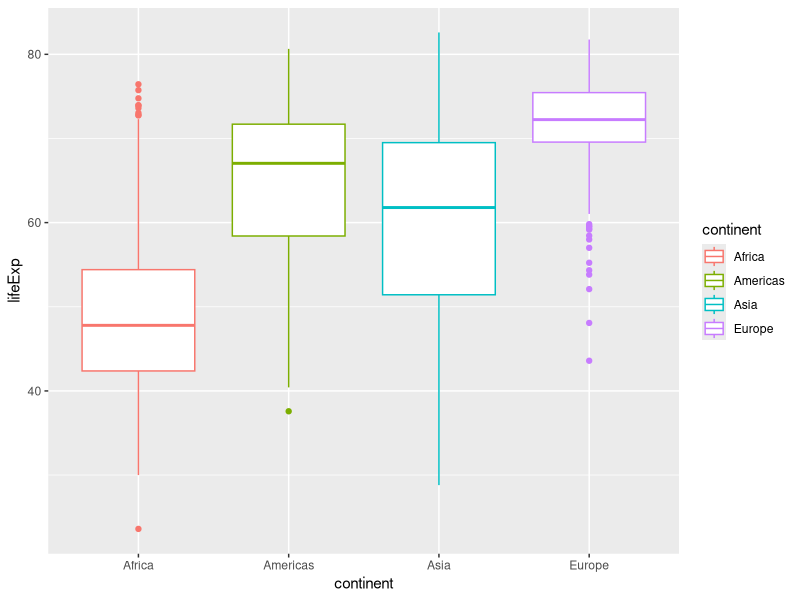

Write R code to recreate this figure.
## ---- chunk 1
library(ggplot2)
library(dplyr)
library(forcats)

# bring the data in as data frame
gapminder <- read.delim("gapminder_reorder.tsv")

## make some plots

# a boxplot of lifeExp and continents
p1 <- ggplot(gapminder, aes(x = continent, y = lifeExp, color=continent)) + geom_boxplot()
ggsave("boxplot_of_lifeExp_and_continents.png", p1)
